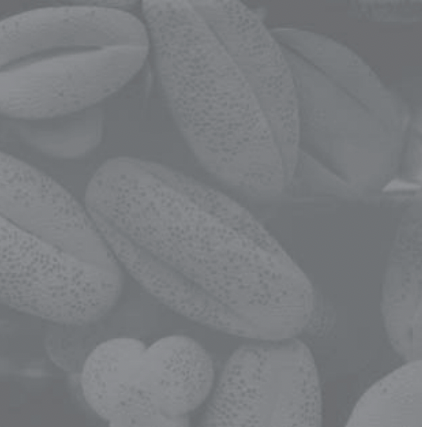
%> input picture digital-image-processing-fundamentals/images/intensity_spread.png, 422 x 427 px
$ octave Q4.m   (GNU Octave 9; MATLAB toolbox functions it lacks are replaced by stand-ins)
%> lines starting %> are read from the running program, lines starting %| are printed output that depends on the picture
clear; clc; close all;

% Read the image
img = imread('intensity_spread.png');
%> img is the input picture: size 427x422x3 uint8; mean R, G, B 121.1, 123.5, 126.5

% Convert the image to grayscale if it's not already grayscale
if size(img, 3) == 3
    img = rgb2gray(img);
%> img: size 427x422 uint8
end

% Display the original image and its histogram
figure
subplot(1,3,1)
imshow(img)
title('Original Image')
subplot(1,3,2:3)
imhist(img)
title('Histogram')
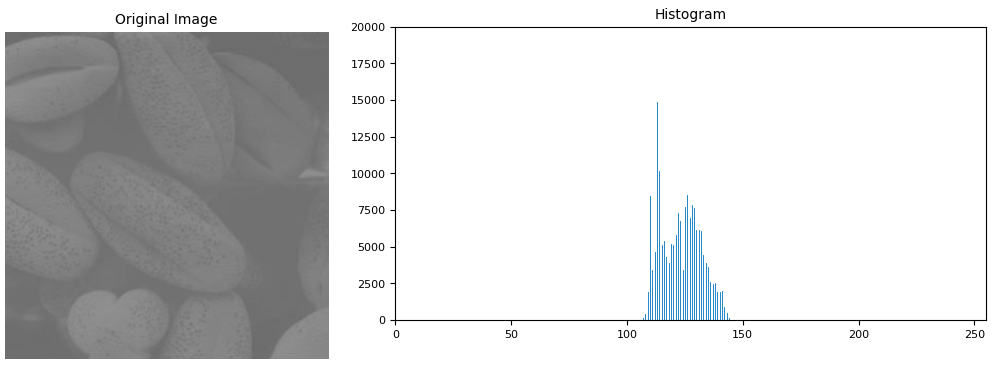
%> figure redrawn from the program's plot data, 2 panels

% Apply intensity stretching
L = 90;
min_intensity = min(img(:));
%> min_intensity = 105
max_intensity = max(img(:));
%> max_intensity = 146

img_stretched =  (img - min_intensity) * ((L-1) / (max_intensity - min_intensity));
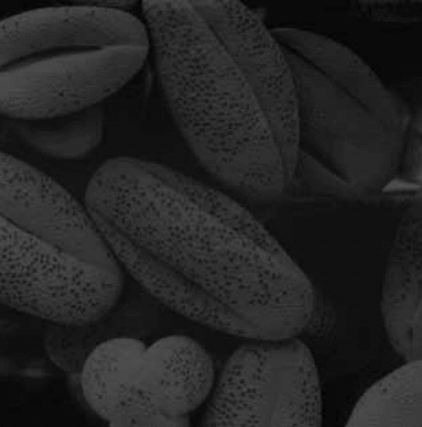
%> img_stretched: size 427x422 uint8; min 0, max 82, mean 36.2


% Display the stretched image and its histogram
figure
subplot(1,3,1)
imshow(uint8(img_stretched)) % Convert back to uint8 for imshow
title('Stretched Image')
subplot(1,3,2:3)
imhist(uint8(img_stretched)) % Convert back to uint8 for imhist
title('Stretched Histogram')
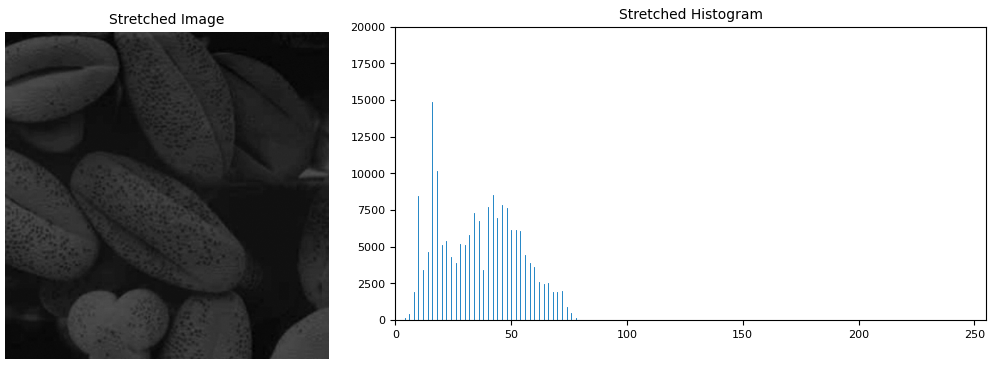
%> figure redrawn from the program's plot data, 2 panels
